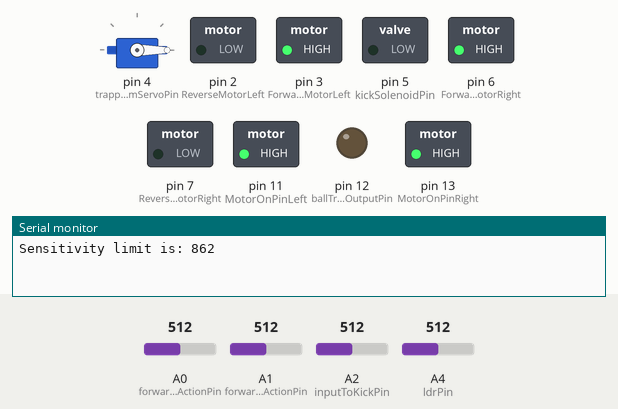
Simulated run of this sketch. Board: Arduino Uno, built with avr-gcc and run on an emulated ATmega328P. On the bench: servo, switched loads named in the sketch (green lamp = pin HIGH), output pins drawn as LEDs (lit = HIGH), the last lines printed to the serial monitor. The inputs (shaded band) are chosen by the test bench; at power-on: A4 (ldrPin) = 512, A0 (forwardLeftActionPin) = 512, A1 (forwardRightActionPin) = 512, A2 (inputToKickPin) = 512.

Above: at 1.2 s.
1.3 s: A4 (ldrPin) set to 846
2.8 s: A4 (ldrPin) set to 871
At 4.1 s:
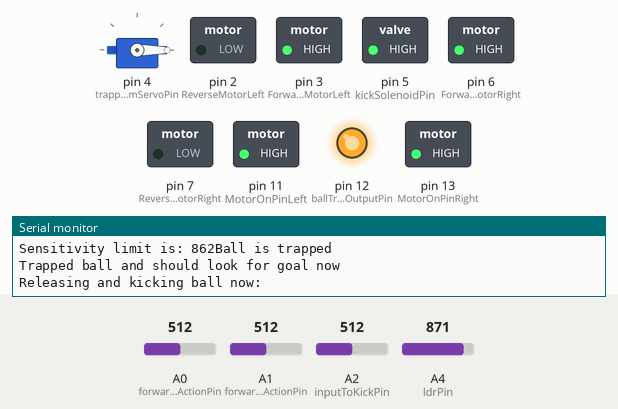
At 5.1 s:
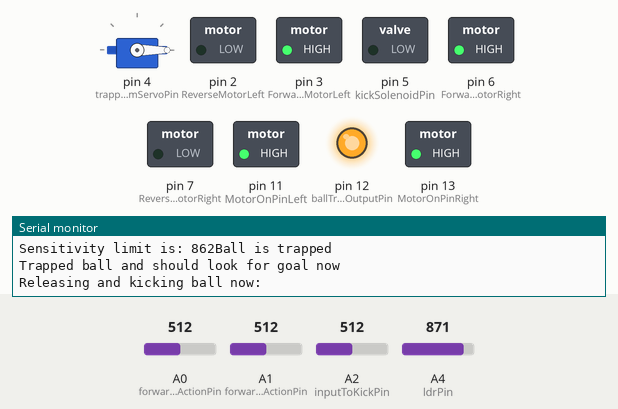
5.8 s: A4 (ldrPin) set to 716
7.3 s: A0 (forwardLeftActionPin) set to 407
8.8 s: A0 (forwardLeftActionPin) set to 392
At 10.0 s:
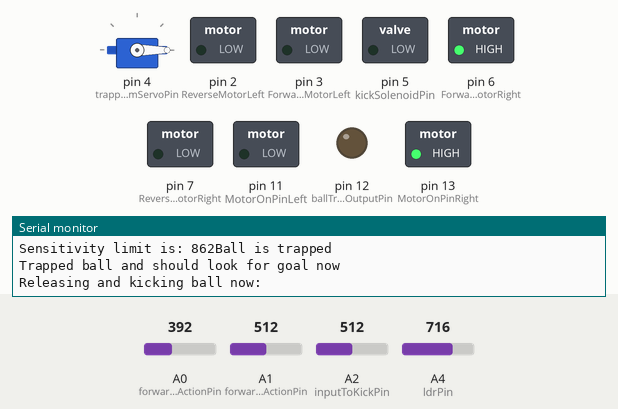
10.3 s: A1 (forwardRightActionPin) set to 306
At 11.3 s:
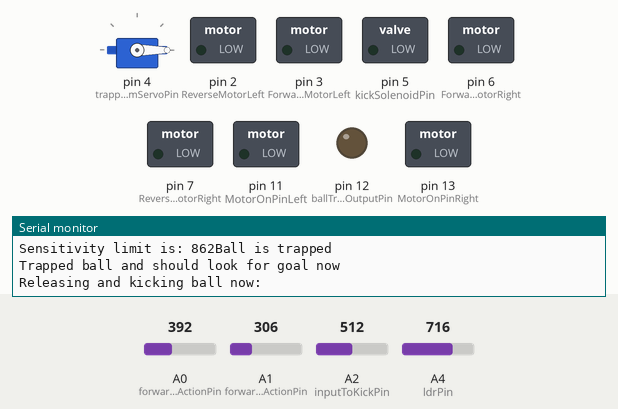
Timing chart, 0 to 12.9 s (numbered marks = the images above; inputs shaded):
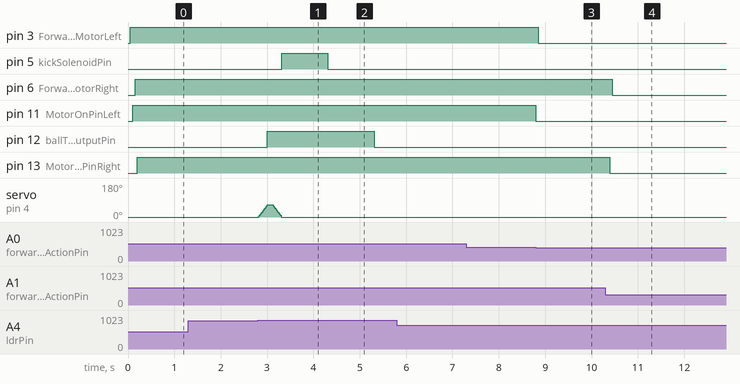

Measured:
- the behaviour switches between 861 and 862 on A4 (ldrPin) (found by bisection; images 0 and 1)
- the behaviour switches between 400 and 399 on A0 (forwardLeftActionPin) (found by bisection; images 2 and 3)
- after the input at 1.3 s, every drawn part: stays the same
- after the input at 2.8 s, pin 5 (kickSolenoidPin): LOW → HIGH after 0.51 s, → LOW 1.0 s later; pin 12 (ballTrappedOutputPin): LOW → HIGH after 0.20 s, → LOW 2.3 s later; servo on pin 4 (trapperArmServoPin): rises from 0° to 65° in 0.20 s, then falls to 0° in 0.30 s
- after the input at 5.8 s, every drawn part: stays the same
- after the input at 7.3 s, every drawn part: stays the same
- after the input at 8.8 s, pin 3 (ForwardMotorLeft): HIGH → LOW after 0.05 s; pin 11 (MotorOnPinLeft): HIGH → LOW at once
- after the input at 10.3 s, pin 6 (ForwardMotorRight): HIGH → LOW after 0.14 s; pin 13 (MotorOnPinRight): HIGH → LOW after 0.09 s

The sketch:

Soccerbot_TrapperAndMovement.ino
```cpp
#include <Servo.h>
int lightResSensitivity = 450; //LDR cut off value
Servo trapperArmServo;
int lightResValue; //Value for light sensor
int maxServoPos = 65;

int maxTrapperArmPos = 65;
int trapperArmServoPos = 0;

const int ldrPin = A4; //LDR analog connection

const int kickSolenoidPin = 5;
const int trapperArmServoPin = 4;

const int ballTrappedOutputPin = 12; // Ball is trapped so sned 3.3V to raspberry pi - via relay

bool ballIsTrapped = false;

const int forwardLeftActionPin = A0;
const int forwardRightActionPin = A1;
const int inputToKickPin = A2; // Input for raspberry pi - if high then kick


int forwardLeftActionPinVal, forwardRightActionPinVal, inputToKickPinVal;

const int MotorOnPinRight = 13;
const int ForwardMotorRight = 6;
const int ReverseMotorRight = 7;
const int MotorOnPinLeft = 11;
const int ForwardMotorLeft = 3;
const int ReverseMotorLeft = 2;

int raspberryPiAnalogHighValue;
bool forwardMotorRightOn, reverseMotorRightOn, forwardMotorLeftOn, reverseMotorLeftOn;

void setup() {

  Serial.begin(9600);
  lightResValue = analogRead(ldrPin); //Read ldr and output a value
  SetLightResSens();

  trapperArmServo.attach(trapperArmServoPin);
  trapperArmServo.write(trapperArmServoPos);

  SetMotorBools(false,false,false,false);

  raspberryPiAnalogHighValue = 400;

  //Setup for the DC motor movement functionality
  pinMode(MotorOnPinRight, OUTPUT);
  pinMode(ForwardMotorRight, OUTPUT);
  pinMode(ReverseMotorRight, OUTPUT);
  pinMode(MotorOnPinLeft, OUTPUT);
  pinMode(ForwardMotorLeft, OUTPUT);
  pinMode(ReverseMotorLeft, OUTPUT);
  pinMode(kickSolenoidPin, OUTPUT);

  pinMode(forwardLeftActionPin, INPUT);
  pinMode(forwardRightActionPin, INPUT);

  // Receive input from raspberry pi causing ball release and kick towards target
  pinMode(inputToKickPin, INPUT);

  // Ball is trapped and as such send a 3.3V high to the raspberry pi pin
  pinMode(ballTrappedOutputPin, OUTPUT);

  digitalWrite(MotorOnPinRight, LOW);
  digitalWrite(ForwardMotorRight, LOW);
  digitalWrite(ReverseMotorRight, LOW);
  digitalWrite(MotorOnPinLeft, LOW);
  digitalWrite(ForwardMotorLeft, LOW);
  digitalWrite(ReverseMotorLeft, LOW);
}

void SetLightResSens()
{
  lightResSensitivity = lightResValue + 350; //Sets LDR cut off value - Min 730
  Serial.print("Sensitivity limit is: ");
  Serial.print(lightResSensitivity);
}

void loop()
{
  lightResValue = analogRead(ldrPin); //Read ldr and output a value

  forwardLeftActionPinVal = analogRead(forwardLeftActionPin);
  forwardRightActionPinVal = analogRead(forwardRightActionPin);

  if (lightResValue >= lightResSensitivity && !ballIsTrapped)
  {
    Serial.println("Ball is trapped");
    TrapBall();
  }

  inputToKickPinVal = analogRead(inputToKickPin);

  if (ballIsTrapped && inputToKickPinVal >= raspberryPiAnalogHighValue)
  {
    Serial.println("Releasing and kicking ball now: ");
    ReleaseAndKickBall();
  }

 if(forwardLeftActionPinVal >= raspberryPiAnalogHighValue && forwardRightActionPinVal >= raspberryPiAnalogHighValue)
  {
    ForwardMotorLeftMethod();
    ForwardMotorRightMethod();
    goto bailFromUpdate;
  }

   if(forwardLeftActionPinVal >= raspberryPiAnalogHighValue)
  {
    ForwardMotorLeftMethod();
    StopRightMotor();
  }

   if(forwardRightActionPinVal >= raspberryPiAnalogHighValue)
  {
    ForwardMotorRightMethod();
    StopLeftMotor();
  }

  if(forwardLeftActionPinVal <= raspberryPiAnalogHighValue && forwardRightActionPinVal <= raspberryPiAnalogHighValue)
  {
    StopLeftMotor();
    StopRightMotor();
  }

  bailFromUpdate:

delay(1);
}

void ForwardMotorRightMethod()
{
  if(!forwardMotorRightOn)
  {
    digitalWrite(MotorOnPinRight, LOW);
    delay(50);
    digitalWrite(ReverseMotorRight, LOW);
    digitalWrite(ForwardMotorRight, HIGH);
    delay(50);
    digitalWrite(MotorOnPinRight, HIGH);

    forwardMotorRightOn = true;
    reverseMotorRightOn = false;
  }
}

void ReverseMotorRightMethod()
{
  if(!reverseMotorRightOn)
  {
    digitalWrite(MotorOnPinRight, LOW);
    delay(50);
    digitalWrite(ForwardMotorRight, LOW);
    digitalWrite(ReverseMotorRight, HIGH);
    delay(50);
    digitalWrite(MotorOnPinRight, HIGH);
     reverseMotorRightOn = true;
     forwardMotorRightOn = false;
  }
}

void ForwardMotorLeftMethod()
{
  if(!forwardMotorLeftOn)
  {
    digitalWrite(MotorOnPinLeft, LOW);
  delay(50);
  digitalWrite(ReverseMotorLeft, LOW);
  digitalWrite(ForwardMotorLeft, HIGH);
  delay(50);
  digitalWrite(MotorOnPinLeft, HIGH);

  forwardMotorLeftOn = true;
  reverseMotorLeftOn = false;

  }
}

void ReverseMotorLeftMethod()
{
  if(!reverseMotorLeftOn)
  {
    digitalWrite(MotorOnPinLeft, LOW);
    delay(50);
    digitalWrite(ForwardMotorLeft, LOW);
    digitalWrite(ReverseMotorLeft, HIGH);
    delay(50);
    digitalWrite(MotorOnPinLeft, HIGH);

    reverseMotorLeftOn = true;
    forwardMotorLeftOn = false;
  }
}

void StopLeftMotor()
{
  digitalWrite(MotorOnPinLeft, LOW);
  delay(50);
  digitalWrite(ForwardMotorLeft, LOW);
  digitalWrite(ReverseMotorLeft, LOW);
  reverseMotorLeftOn = false;
  forwardMotorLeftOn = false;
}

void StopRightMotor()
{
  digitalWrite(MotorOnPinRight, LOW);
  delay(50);
  digitalWrite(ForwardMotorRight, LOW);
  digitalWrite(ReverseMotorRight, LOW);
  reverseMotorRightOn = false;
  forwardMotorRightOn = false;
}

void SetMotorBools(bool forwardMotorRightOnSet, bool reverseMotorRightOnSet, bool forwardMotorLeftOnSet, bool reverseMotorLeftOnSet)
{
  forwardMotorRightOn = forwardMotorRightOnSet;
  reverseMotorRightOn = reverseMotorRightOnSet;
  forwardMotorLeftOn = forwardMotorLeftOnSet;
  reverseMotorLeftOn = reverseMotorLeftOnSet;
}

void AlterKickingArm(bool lowerArm)
{
  if(!lowerArm)
  {
    for (trapperArmServoPos = maxTrapperArmPos; trapperArmServoPos >= 0; trapperArmServoPos--)
    {
    trapperArmServo.write(trapperArmServoPos);
    delay(3); // waits for the servo to reach the position
    }
  }
  else
  {
    for (trapperArmServoPos = 0; trapperArmServoPos <= maxTrapperArmPos; trapperArmServoPos++)
    {
    trapperArmServo.write(trapperArmServoPos);
    delay(3);  // waits for the servo to reach the position
    }
  }
}

void KickWithSolenoid()
{
  digitalWrite(kickSolenoidPin, HIGH);
  delay(1000);
  digitalWrite(kickSolenoidPin, LOW);
  delay(1000);
}

void TrapBall()
{
  ballIsTrapped = true;
  AlterKickingArm(true);
  Serial.println("Trapped ball and should look for goal now");
  digitalWrite(ballTrappedOutputPin, HIGH);
  delay(100);
}

void ReleaseAndKickBall()
{
  AlterKickingArm(false);
  delay(5);
  KickWithSolenoid();
  ballIsTrapped = false;
  digitalWrite(ballTrappedOutputPin, LOW);
  delay(2000);
}
```
